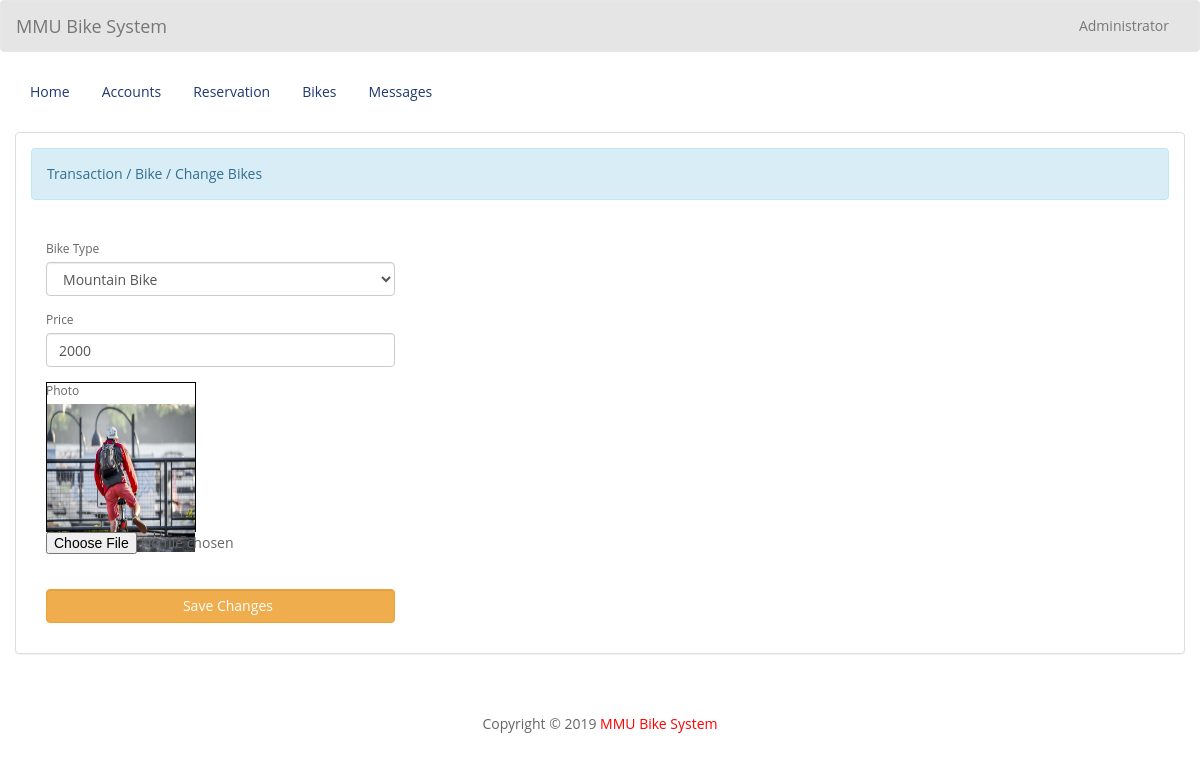
Screenshot of /admin/edit_bike.php?bike_id=19 (signed in) with the database file from the repository.
### tables this page shows
CREATE TABLE `bike` (
  `bike_id` int(100) NOT NULL,
  `bike_type` varchar(100) NOT NULL,
  `price` varchar(100) NOT NULL,
  `photo` varchar(100) NOT NULL
);

### admin/name.php (called while the page is built)
<?php
	require 'connect.php';
	$query = $conn->query("SELECT * FROM `admin` WHERE `admin_id` = '$_SESSION[admin_id]'") or die(mysqli_error());
	$fetch = $query->fetch_array();
	$name = $fetch['name'];
?>

### admin/edit_bike.php (the view, shortened to what this page needs)
<!DOCTYPE html>
<?php
	require 'name.php';
?>
<html lang = "en">
	<head>
		<link rel = "stylesheet" type = "text/css" href = "../css/bootstrap.css " />
		<link rel = "stylesheet" type = "text/css" href = "../css/style.css" />
	</head>
<body>
	<nav style = "background-color:rgba(0, 0, 0, 0.1);" class = "navbar navbar-default">
		<div  class = "container-fluid">
			<div class = "navbar-header">
				<a class = "navbar-brand" >MMU Bike System</a>
			</div>
			<ul class = "nav navbar-nav pull-right ">
				<li class = "dropdown">
					<a class="dropdown-toggle" data-toggle="dropdown" role="button" aria-haspopup="true" aria-expanded="false"><i class = "glyphicon glyphicon-user"></i> <?php echo $name;?></a>
				</li>
			</ul>
		</div>
	</nav>
	<div class = "container-fluid">
		<ul class = "nav nav-pills">
			<li><a href = "home.php">Home</a></li>
			<li><a href = "account.php">Accounts</a></li>
			<li><a href = "reserve.php">Reservation</a></li>
			<li><a href = "bike.php">Bikes</a></li>
			 <li><a href = "message.php">Messages</a></li>
		</ul>
	</div>
	<br />
	<div class = "container-fluid">
		<div class = "panel panel-default">
			<div class = "panel-body">
				<div class = "alert alert-info">Transaction / Bike / Change Bikes</div>
				<br />
				<div class = "col-md-4">
					<?php
						$query = $conn->query("SELECT * FROM `bike` WHERE `bike_id` = '$_REQUEST[bike_id]'") or die(mysqli_error());
						$fetch = $query->fetch_array();
					?>
					<form method = "POST" enctype = "multipart/form-data">
						<div class = "form-group">
							<label>Bike Type </label>
							<select class = "form-control" required = required name = "bike_type">
								<option value = "Mountain Bike" <?php if($fetch['bike_type'] == "Mountain Bike"){echo "selected";}?>>Mountain Bike</option>
							</select>
						</div>
						<div class = "form-group">
							<label>Price </label>
							<input type = "number" min = "0" max = "999999999" value = "<?php echo $fetch['price']?>" class = "form-control" name = "price" />
						</div>
						<div class = "form-group">
							<label>Photo </label>
							<div id = "preview" style = "width:150px; height :150px; border:1px solid #000;">
								<img src = "../photo/<?php echo $fetch['photo']?>" id = "lbl" width = "100%" height = "100%"/>
							</div>
							<input type = "file" required = "required" id = "photo" name = "photo" />
						</div>
						<br />
						<div class = "form-group">
							<button name = "edit_room" class = "btn btn-warning form-control"><i class = "glyphicon glyphicon-edit"></i> Save Changes</button>
						</div>
					</form>
				</div>
			</div>
		</div>
	</div>
	<br />
	<br />
<div style="text-align:center;">
    Copyright © 2019 <a style="color:red;"href="index.php">MMU Bike System</a>
</div>
</body>
</html>

### css/style.css (style rules this page uses)
body, html { font-family: 'Open Sans', sans-serif; text-rendering: optimizeLegibility !important; -webkit-font-smoothing: antialiased !important; color: #666; font-weight: 400; width: 100% !important; height: 100% !important; }
a { color: #1f386e; font-weight: 400; }
ul, ol { list-style: none; }
ul, ol { padding: 0; webkit-padding: 0; moz-padding: 0; }
label { font-size: 12px; font-weight: 400; font-family: 'Open Sans', sans-serif; float: left; }

### rows the page displays
bike: bike_type "Mountain Bike", price "2000", photo (picture)

### other values shown
$name "Administrator"
